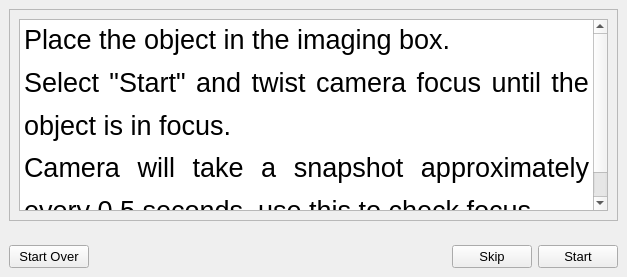
                 <widget class="QWidget" name="focusStep0">
                  <layout class="QVBoxLayout" name="verticalLayout_10">
                   <property name="leftMargin">
                    <number>0</number>
                   </property>
                   <property name="topMargin">
                    <number>0</number>
                   </property>
                   <property name="rightMargin">
                    <number>0</number>
                   </property>
                   <property name="bottomMargin">
                    <number>0</number>
                   </property>
                   <item>
                    <widget class="QWidget" name="focusStep0Main" native="true">
                     <property name="sizePolicy">
                      <sizepolicy hsizetype="Preferred" vsizetype="Preferred">
                       <horstretch>0</horstretch>
                       <verstretch>8</verstretch>
                      </sizepolicy>
                     </property>
                     <layout class="QGridLayout" name="gridLayout_6">
                      <property name="leftMargin">
                       <number>9</number>
                      </property>
                      <property name="topMargin">
                       <number>9</number>
                      </property>
                      <property name="rightMargin">
                       <number>9</number>
                      </property>
                      <item row="0" column="0">
                       <widget class="QFrame" name="focusInfoFrame">
                        <property name="frameShape">
                         <enum>QFrame::StyledPanel</enum>
                        </property>
                        <property name="frameShadow">
                         <enum>QFrame::Raised</enum>
                        </property>
                        <layout class="QGridLayout" name="gridLayout_7">
                         <item row="0" column="0">
                          <widget class="QTextEdit" name="focasInfo">
                           <property name="html">
                            <string>&lt;!DOCTYPE HTML PUBLIC &quot;-//W3C//DTD HTML 4.0//EN&quot; &quot;http://www.w3.org/TR/REC-html40/strict.dtd&quot;&gt;
&lt;html&gt;&lt;head&gt;&lt;meta name=&quot;qrichtext&quot; content=&quot;1&quot; /&gt;&lt;meta charset=&quot;utf-8&quot; /&gt;&lt;style type=&quot;text/css&quot;&gt;
p, li { white-space: pre-wrap; }
hr { height: 1px; border-width: 0; }
li.unchecked::marker { content: &quot;\2610&quot;; }
li.checked::marker { content: &quot;\2612&quot;; }
&lt;/style&gt;&lt;/head&gt;&lt;body style=&quot; font-family:'Segoe UI'; font-size:9pt; font-weight:400; font-style:normal;&quot;&gt;
&lt;p align=&quot;justify&quot; style=&quot; margin-top:0px; margin-bottom:0px; margin-left:0px; margin-right:0px; -qt-block-indent:0; text-indent:0px; line-height:138%;&quot;&gt;&lt;a name=&quot;docs-internal-guid-784a5d13-7fff-5598-c173-ab5d8288d970&quot;&gt;&lt;/a&gt;&lt;span style=&quot; font-family:'Arial'; font-size:20pt; color:#000000; background-color:transparent;&quot;&gt;P&lt;/span&gt;&lt;span style=&quot; font-family:'Arial'; font-size:20pt; color:#000000; background-color:transparent;&quot;&gt;lace the object in the imaging box.&lt;/span&gt;&lt;/p&gt;
&lt;p align=&quot;justify&quot; style=&quot; margin-top:0px; margin-bottom:0px; margin-left:0px; margin-right:0px; -qt-block-indent:0; text-indent:0px; line-height:138%;&quot;&gt;&lt;span style=&quot; font-family:'Arial'; font-size:20pt; color:#000000; background-color:transparent;&quot;&gt;Select &amp;quot;Start&amp;quot; and twist camera focus until the object is in focus.&lt;/span&gt;&lt;/p&gt;
&lt;p align=&quot;justify&quot; style=&quot; margin-top:0px; margin-bottom:0px; margin-left:0px; margin-right:0px; -qt-block-indent:0; text-indent:0px; line-height:138%;&quot;&gt;&lt;span style=&quot; font-family:'Arial'; font-size:20pt; color:#000000; background-color:transparent;&quot;&gt;Camera will take a snapshot approximately every 0.5 seconds, use this to check focus.&lt;/span&gt;&lt;/p&gt;&lt;/body&gt;&lt;/html&gt;</string>
                           </property>
                          </widget>
                         </item>
                        </layout>
                       </widget>
                      </item>
                     </layout>
                    </widget>
                   </item>
                   <item>
                    <widget class="QWidget" name="focusStep0Bar" native="true">
                     <property name="sizePolicy">
                      <sizepolicy hsizetype="Preferred" vsizetype="Preferred">
                       <horstretch>0</horstretch>
                       <verstretch>1</verstretch>
                      </sizepolicy>
                     </property>
                     <layout class="QHBoxLayout" name="horizontalLayout_9">
                      <property name="leftMargin">
                       <number>9</number>
                      </property>
                      <property name="rightMargin">
                       <number>9</number>
                      </property>
                      <property name="bottomMargin">
                       <number>9</number>
                      </property>
                      <item>
                       <widget class="QPushButton" name="focusStartOverButton">
                        <property name="font">
                         <font>
                          <pointsize>10</pointsize>
                         </font>
                        </property>
                        <property name="text">
                         <string>Start Over</string>
                        </property>
                       </widget>
                      </item>
                      <item>
                       <spacer name="horizontalSpacer_8">
                        <property name="orientation">
                         <enum>Qt::Horizontal</enum>
                        </property>
                        <property name="sizeHint" stdset="0">
                         <size>
                          <width>357</width>
                          <height>20</height>
                         </size>
                        </property>
                       </spacer>
                      </item>
                      <item>
                       <widget class="QPushButton" name="focusSkipButton">
                        <property name="font">
                         <font>
                          <pointsize>10</pointsize>
                         </font>
                        </property>
                        <property name="text">
                         <string>Skip</string>
                        </property>
                       </widget>
                      </item>
                      <item>
                       <widget class="QPushButton" name="focusStartButton">
                        <property name="enabled">
                         <bool>true</bool>
                        </property>
                        <property name="font">
                         <font>
                          <pointsize>10</pointsize>
                         </font>
                        </property>
                        <property name="text">
                         <string>Start</string>
                        </property>
                       </widget>
                      </item>
                     </layout>
                    </widget>
                   </item>
                  </layout>
                 </widget>
